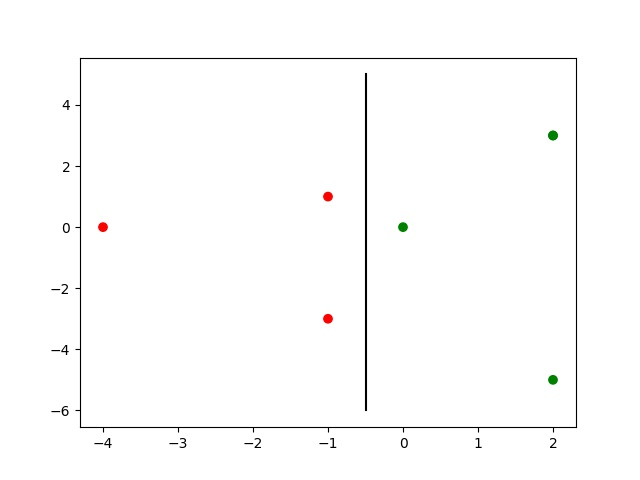

Reproduce this figure in Python.
import matplotlib
matplotlib.use('Agg')
import matplotlib.pyplot as plt

X_1 = [1, 0, 0, -1, 0, 0, -2]
X_2 = [0, 1, -1, 0, 2, -2, 0]
Y = [-1, -1, -1, 1, 1, 1, 1]

def phi_1(i):
    return X_2[i] ** 2 - 2 * X_1[i] - 2

def phi_2(i):
    return X_1[i] ** 2 - 2 * X_2[i] - 1



X_1prime = []
X_2prime = []

for i in range(len(X_1)):
    X_1prime.append(phi_1(i))
    X_2prime.append(phi_2(i))

for i in range(len(X_1)):
    print(f'({X_1[i]}, {X_2[i]}) -> ({X_1prime[i]}, {X_2prime[i]}) , y = {Y[i]}')

scatter_color = []
for i in range(len(Y)):
    if Y[i] == -1:
        scatter_color.append('red')
    else:
        scatter_color.append('green')


plt.scatter(X_1prime, X_2prime, c = scatter_color)
plt.plot([-0.5, -0.5], [5, -6], color = 'black')
plt.savefig('1.jpg')
